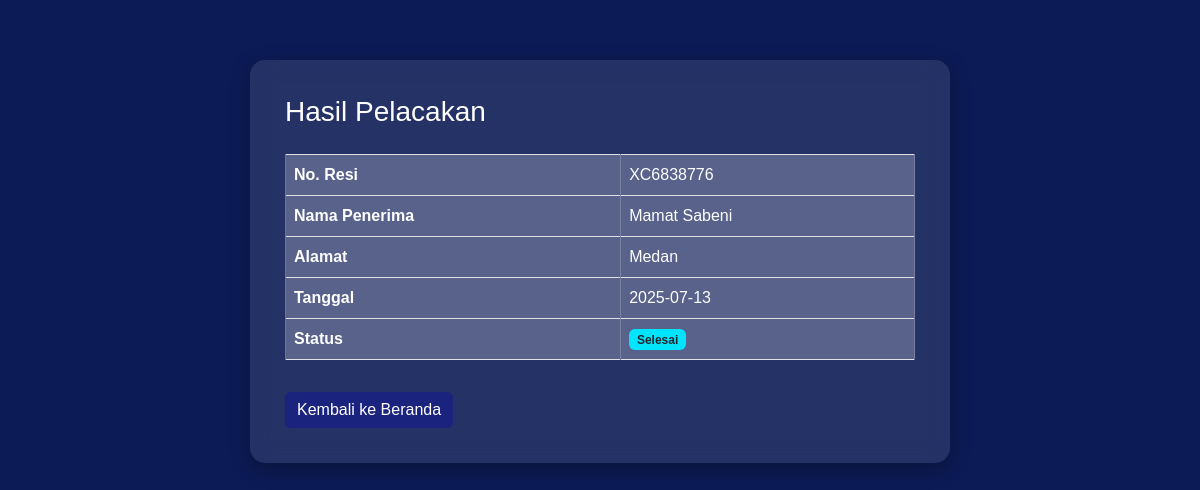
Page /lacak.php?resi=XC6838776 on the committed database.
### tables this page shows
CREATE TABLE `pengiriman` (
  `id` int(11) NOT NULL,
  `no_resi` varchar(20) NOT NULL,
  `nama_penerima` varchar(100) DEFAULT NULL,
  `alamat` varchar(100) DEFAULT NULL,
  `tanggal` date DEFAULT NULL,
  `status` enum('Selesai','Proses','Menunggu') DEFAULT NULL,
  `status_tracking` varchar(100) DEFAULT NULL
);

### lacak.php (the view, shortened to what this page needs)
<?php
include 'koneksi.php';
$resi = isset($_GET['resi']) ? $_GET['resi'] : '';
$data = null;
if (!empty($resi)) {
    $query = mysqli_query($koneksi, "SELECT * FROM pengiriman WHERE no_resi = '$resi' LIMIT 1");
    $data = mysqli_fetch_assoc($query);
}
?>
<!DOCTYPE html>
<html lang="id">
<head>
    <link href="https://cdn.jsdelivr.net/npm/bootstrap@5.3.0/dist/css/bootstrap.min.css" rel="stylesheet">
</head>
<body>
<div class="container tracking-result">
    <h3>Hasil Pelacakan</h3>
    <?php if ($data): ?>
        <table class="table table-bordered">
            <tr>
                <th>No. Resi</th>
                <td><?= $data['no_resi'] ?></td>
            </tr>
            <tr>
                <th>Nama Penerima</th>
                <td><?= $data['nama_penerima'] ?></td>
            </tr>
            <tr>
                <th>Alamat</th>
                <td><?= $data['alamat'] ?></td>
            </tr>
            <tr>
                <th>Tanggal</th>
                <td><?= $data['tanggal'] ?></td>
            </tr>
            <tr>
                <th>Status</th>
                <td><span class="badge bg-info text-dark"><?= $data['status'] ?></span></td>
            </tr>
        </table>
    <?php else: ?>
        <div class="alert alert-warning">Nomor resi <strong><?= htmlspecialchars($resi) ?></strong> tidak ditemukan.</div>
    <?php endif; ?>
    <a href="index.php" class="btn btn-primary mt-3">Kembali ke Beranda</a>
</div>
</body>
</html>

### lacak.php (style rules this page uses)
body { background-color: #0c1b55; font-family: Arial, sans-serif; }
.tracking-result { max-width: 700px; margin: 60px auto; background-color: rgba(255, 255, 255, 0.1); border-radius: 15px; padding: 35px; backdrop-filter: blur(12px); box-shadow: 0 6px 20px rgba(0,0,0,0.3); color: #fff; }
.tracking-result h3 { margin-bottom: 25px; color: #fff; }
.table { background-color: rgba(255, 255, 255, 0.15); color: #fff; }
.table th, .table td { background-color: rgba(255, 255, 255, 0.1); color: #fff; border-color: rgba(255, 255, 255, 0.2); }
.table th { font-weight: bold; }
.badge.bg-info { background-color: #00e5ff !important; color: #000; }
.btn-primary { background-color: #1a237e; border: none; }

### rows in the picture
pengiriman: no_resi "XC6838776", nama_penerima "Mamat Sabeni", alamat "Medan", tanggal "2025-07-13", status "Selesai"
